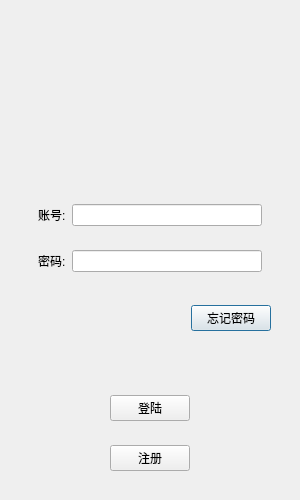
<?xml version="1.0" encoding="UTF-8"?>
<ui version="4.0">
 <class>LoginDialog</class>
 <widget class="QDialog" name="LoginDialog">
  <property name="geometry">
   <rect>
    <x>0</x>
    <y>0</y>
    <width>300</width>
    <height>500</height>
   </rect>
  </property>
  <property name="minimumSize">
   <size>
    <width>300</width>
    <height>500</height>
   </size>
  </property>
  <property name="maximumSize">
   <size>
    <width>300</width>
    <height>500</height>
   </size>
  </property>
  <property name="windowTitle">
   <string>Dialog</string>
  </property>
  <layout class="QVBoxLayout" name="verticalLayout_3">
   <item>
    <widget class="QWidget" name="widget_7" native="true">
     <layout class="QVBoxLayout" name="verticalLayout_4">
      <item>
       <spacer name="verticalSpacer">
        <property name="orientation">
         <enum>Qt::Orientation::Vertical</enum>
        </property>
        <property name="sizeHint" stdset="0">
         <size>
          <width>20</width>
          <height>40</height>
         </size>
        </property>
       </spacer>
      </item>
      <item>
       <widget class="QLabel" name="label_3">
        <property name="text">
         <string/>
        </property>
        <property name="textFormat">
         <enum>Qt::TextFormat::AutoText</enum>
        </property>
        <property name="pixmap">
         <pixmap resource="re.qrc">:/res/ice.png</pixmap>
        </property>
        <property name="alignment">
         <set>Qt::AlignmentFlag::AlignCenter</set>
        </property>
       </widget>
      </item>
      <item>
       <spacer name="verticalSpacer_2">
        <property name="orientation">
         <enum>Qt::Orientation::Vertical</enum>
        </property>
        <property name="sizeHint" stdset="0">
         <size>
          <width>20</width>
          <height>40</height>
         </size>
        </property>
       </spacer>
      </item>
     </layout>
    </widget>
   </item>
   <item>
    <widget class="QWidget" name="widget_8" native="true">
     <layout class="QVBoxLayout" name="verticalLayout_2">
      <item>
       <widget class="QWidget" name="widget_3" native="true">
        <layout class="QVBoxLayout" name="verticalLayout">
         <item>
          <widget class="QWidget" name="widget" native="true">
           <layout class="QHBoxLayout" name="horizontalLayout">
            <item>
             <widget class="QLabel" name="username_label">
              <property name="text">
               <string>账号:</string>
              </property>
             </widget>
            </item>
            <item>
             <widget class="QLineEdit" name="usernam_edit"/>
            </item>
           </layout>
          </widget>
         </item>
         <item>
          <widget class="QWidget" name="widget_2" native="true">
           <layout class="QHBoxLayout" name="horizontalLayout_2">
            <item>
             <widget class="QLabel" name="password_label">
              <property name="text">
               <string>密码:</string>
              </property>
             </widget>
            </item>
            <item>
             <widget class="QLineEdit" name="password_edit"/>
            </item>
           </layout>
          </widget>
         </item>
        </layout>
       </widget>
      </item>
      <item>
       <widget class="QWidget" name="widget_4" native="true">
        <layout class="QHBoxLayout" name="horizontalLayout_3">
         <item>
          <spacer name="horizontalSpacer">
           <property name="orientation">
            <enum>Qt::Orientation::Horizontal</enum>
           </property>
           <property name="sizeHint" stdset="0">
            <size>
             <width>157</width>
             <height>20</height>
            </size>
           </property>
          </spacer>
         </item>
         <item>
          <widget class="QPushButton" name="pushButton">
           <property name="text">
            <string>忘记密码</string>
           </property>
          </widget>
         </item>
        </layout>
       </widget>
      </item>
      <item>
       <spacer name="verticalSpacer_3">
        <property name="orientation">
         <enum>Qt::Orientation::Vertical</enum>
        </property>
        <property name="sizeHint" stdset="0">
         <size>
          <width>20</width>
          <height>40</height>
         </size>
        </property>
       </spacer>
      </item>
      <item>
       <widget class="QWidget" name="widget_5" native="true">
        <layout class="QHBoxLayout" name="horizontalLayout_4">
         <item>
          <spacer name="login_btn">
           <property name="orientation">
            <enum>Qt::Orientation::Horizontal</enum>
           </property>
           <property name="sizeHint" stdset="0">
            <size>
             <width>74</width>
             <height>20</height>
            </size>
           </property>
          </spacer>
         </item>
         <item>
          <widget class="QPushButton" name="pushButton_2">
           <property name="text">
            <string>登陆</string>
           </property>
          </widget>
         </item>
         <item>
          <spacer name="horizontalSpacer_3">
           <property name="orientation">
            <enum>Qt::Orientation::Horizontal</enum>
           </property>
           <property name="sizeHint" stdset="0">
            <size>
             <width>74</width>
             <height>20</height>
            </size>
           </property>
          </spacer>
         </item>
        </layout>
       </widget>
      </item>
      <item>
       <widget class="QWidget" name="widget_6" native="true">
        <layout class="QHBoxLayout" name="horizontalLayout_5">
         <item>
          <spacer name="horizontalSpacer_4">
           <property name="orientation">
            <enum>Qt::Orientation::Horizontal</enum>
           </property>
           <property name="sizeHint" stdset="0">
            <size>
             <width>74</width>
             <height>20</height>
            </size>
           </property>
          </spacer>
         </item>
         <item>
          <widget class="QPushButton" name="reg_btn">
           <property name="text">
            <string>注册</string>
           </property>
          </widget>
         </item>
         <item>
          <spacer name="horizontalSpacer_5">
           <property name="orientation">
            <enum>Qt::Orientation::Horizontal</enum>
           </property>
           <property name="sizeHint" stdset="0">
            <size>
             <width>74</width>
             <height>20</height>
            </size>
           </property>
          </spacer>
         </item>
        </layout>
       </widget>
      </item>
     </layout>
    </widget>
   </item>
  </layout>
 </widget>
 <resources>
  <include location="re.qrc"/>
 </resources>
 <connections/>
</ui>
